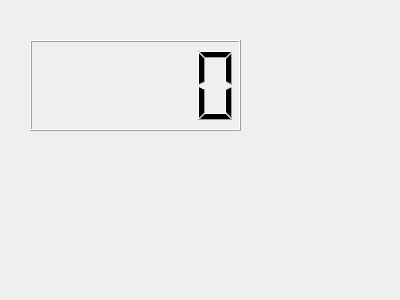
<?xml version="1.0" encoding="UTF-8"?>
<ui version="4.0">
 <class>Dialog</class>
 <widget class="QDialog" name="Dialog">
  <property name="geometry">
   <rect>
    <x>0</x>
    <y>0</y>
    <width>400</width>
    <height>300</height>
   </rect>
  </property>
  <property name="windowTitle">
   <string>Dialog</string>
  </property>
  <widget class="QLCDNumber" name="lcdNumber">
   <property name="geometry">
    <rect>
     <x>30</x>
     <y>40</y>
     <width>211</width>
     <height>91</height>
    </rect>
   </property>
  </widget>
 </widget>
 <resources/>
 <connections/>
</ui>
